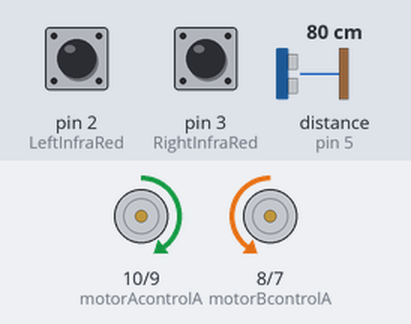
The sketch below on a simulated Arduino Uno, built with avr-gcc and run on an emulated ATmega328P. On the bench: motor-driver pin pairs drawn as motors (green arrow = first pin HIGH = forward, orange = second pin HIGH = backward, longer = more drive, scaled by the enable pin). Wiring (inferred from the names in the program): ultrasonic range finder: trigger pin 4; echo pin 5. The test bench sets the inputs (shaded band); at power-on: pin 2 (LeftInfraRed) HIGH, pin 3 (RightInfraRed) HIGH, distance to the obstacle (sensor on pin 5) 80 cm. The echo pulse lasts 58.3 µs per cm.

Above: at 1.2 s.
1.3 s: pin 2 (LeftInfraRed) pulled LOW for 0.15 s
At 1.38 s:
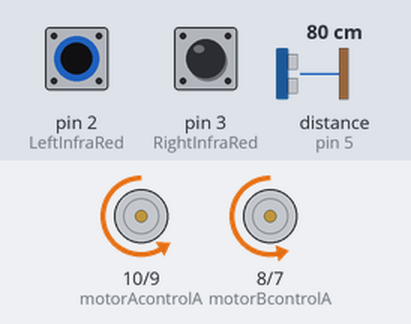
2.9 s: pin 3 (RightInfraRed) pulled LOW for 0.15 s
At 2.98 s:
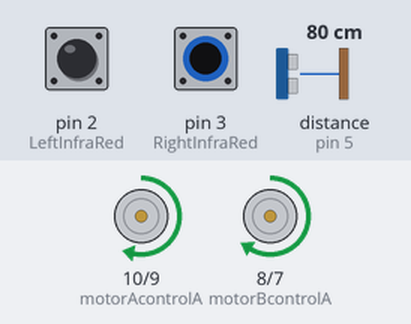
4.5 s: pin 3 (RightInfraRed) pulled LOW for 3.2 s
At 8.5 s:
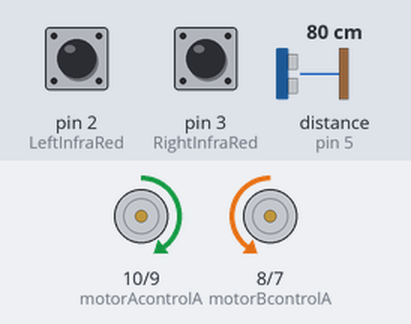
9.2 s: pin 2 (LeftInfraRed) pulled LOW for 3.2 s
At 9.7 s:
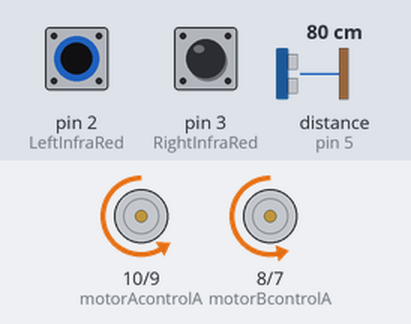
13.9 s: pin 2 (LeftInfraRed) driven LOW and pin 3 (RightInfraRed) driven LOW
At 14.3 s:
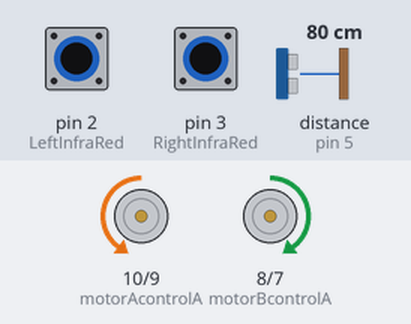
Timing chart, 0 to 16.4 s (numbered marks = the images above; inputs shaded):
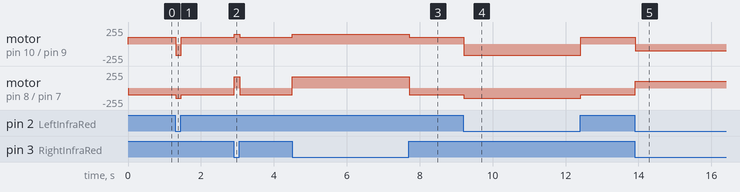

Measured:
- after the input at 1.3 s, motor on pin 10 (motorAcontrolA) / pin 9 (motorAcontrolB): forward 100/255 → backward 170/255 at once, → forward 100/255 0.15 s later; motor on pin 8 (motorBcontrolA) / pin 7 (motorBcontrolB): backward 100/255 → backward 150/255 at once, → backward 100/255 0.15 s later
- after the input at 2.9 s, motor on pin 10 (motorAcontrolA) / pin 9 (motorAcontrolB): forward 100/255 → forward 150/255 at once, → forward 100/255 0.15 s later; motor on pin 8 (motorBcontrolA) / pin 7 (motorBcontrolB): backward 100/255 → forward 170/255 at once, → backward 100/255 0.15 s later
- after the input at 4.5 s, motor on pin 10 (motorAcontrolA) / pin 9 (motorAcontrolB): forward 100/255 → forward 150/255 at once, → forward 100/255 3.2 s later; motor on pin 8 (motorBcontrolA) / pin 7 (motorBcontrolB): backward 100/255 → forward 170/255 at once, → backward 100/255 3.2 s later
- after the input at 9.2 s, motor on pin 10 (motorAcontrolA) / pin 9 (motorAcontrolB): forward 100/255 → backward 170/255 at once, → forward 100/255 3.2 s later; motor on pin 8 (motorBcontrolA) / pin 7 (motorBcontrolB): backward 100/255 → backward 150/255 at once, → backward 100/255 3.2 s later
- after the input at 13.9 s, motor on pin 10 (motorAcontrolA) / pin 9 (motorAcontrolB): forward 100/255 → backward 100/255 at once; motor on pin 8 (motorBcontrolA) / pin 7 (motorBcontrolB): backward 100/255 → forward 100/255 at once

The sketch:

WednesdayNew.ino
```cpp
#include <math.h>

const int motorAenable = 11;
const int motorAcontrolA = 10;
const int motorAcontrolB = 9;

const int motorBcontrolA = 8;
const int motorBcontrolB = 7;
const int motorBenable = 6;

const int LeftInfraRed = 2;
const int RightInfraRed = 3;

const int triggerPin = 4;
const int echoPin = 5;
float distanceFromObject = 5000;

int baseSpeed = 100;
int turnSpeed = 70;

//enum distance{CannotEvaluate,One,Two,Three,Four,Five,Six, Seven,Eight,Nine};
//distance distanceFromObject = Zero;
#include <math.h>
#define noPaverageseInterrupts 1
// Assignment of the sensor pins
#define S0 A2
#define S1 A1
#define S2 0
#define S3 1
#define sensorOut A0
/*Calibration values (must be updated before
 updatedbefore each use)*/
int redMax = 24390.25;
int redMin = 27776. ;

int blueMax = 17543.;
int blueMin  = 6756.56;

int redColor = 0;

int blueColor = 0;

int redFrequency = 0;
int redEdgeTime = 0;

int blueFrequency = 0;
int blueEdgeTime = 0;

bool redFlag = false;
bool blueFlag = false;

//Initialization of the loop
void evaluatingColour() {
 Serial.println("------------------------------");
 {
 /*Determination of the photodiode type during measurement
 S2/S3
 LOW/LOW=RED, LOW/HIGH=BLUE,
 HIGH/HIGH=GREEN, HIGH/LOW=CLEAR*/
 digitalWrite(S2, LOW);
 digitalWrite(S3, LOW);

 float(redEdgeTime) = pulseIn(sensorOut, LOW);;
 float(redFrequency) = (1 / (redEdgeTime / 1000000));
 redColor = map(redFrequency, redMax, redMin, 255, 0);
 if (redColor > 255) {
 redColor = 255;
 }
 if (redColor < 0) {
 redColor = 0;
 }
 /*Output of frequency mapped to 0-255*/
 Serial.print("Red Frequency: ");
 Serial.println(redFrequency);
 Serial.print("R = ");
 Serial.println(redColor);
 delay(100);
 }
 {
 digitalWrite(S2, LOW);
 digitalWrite(S3, HIGH);
 /*Frequency measurement of the specified color and its assignment to an RGB value between 0-255*/
 float(blueEdgeTime) = pulseIn(sensorOut, LOW);
 float(blueFrequency) = (1 / (blueEdgeTime / 1000000));
 blueColor = map(blueFrequency, blueMax, blueMin, 255, 0);
 if (blueColor > 255) {
 blueColor = 255;
 }
 if (blueColor < 0) {
 blueColor = 0;
 }
 /*Output of frequency mapped to 0-255*/
 Serial.print("Blue Frequency: ");
 Serial.println(blueFrequency);
 Serial.print("B = ");
 Serial.println(blueColor);
 delay(100);
 }
 Serial.println("------------------------------");
 delay(100);

if(redColor==255 && blueColor==0){
  Serial.println("No Object Detected");
  delay(200);
}else if(redColor<255 && blueColor==0){
    Serial.println("Red Detected");
    delay(200);
}else if(redColor<=255 && blueColor>0){
    Serial.println("Blue Detected");
    delay(200);

}


 Serial.println("------------------------------");
 delay(1000);
}

void motorAForward(int speedA) {
  analogWrite(motorAenable, speedA);
  digitalWrite(motorAcontrolA, LOW);
  digitalWrite(motorAcontrolB, HIGH);
}

void motorBForward(int speedB) {
  analogWrite(motorBenable, speedB);
  digitalWrite(motorBcontrolA, HIGH);
  digitalWrite(motorBcontrolB, LOW);
}

void motorABackward(int speedA) {
  analogWrite(motorAenable, speedA);
  digitalWrite(motorAcontrolA, HIGH);
  digitalWrite(motorAcontrolB, LOW);
}

void motorBBackward(int speedB) {
  analogWrite(motorBenable, speedB);
  digitalWrite(motorBcontrolA, LOW);
  digitalWrite(motorBcontrolB, HIGH);
}

void backward(int speed) {
  motorABackward(speed);
  motorBBackward(speed);
}

void motorAStop() {
  analogWrite(motorAenable, 0);
}

void motorBStop() {
  analogWrite(motorBenable, 0);
}

void forward(int carSpeed) {
  motorAForward(carSpeed);
  motorBForward(carSpeed);
}

void stop() {
  motorAStop();
  motorBStop();
}

void turn180() {
  motorABackward(baseSpeed);
  motorBForward(baseSpeed);
  delay(1000);  // Adjust this delay based on your motor speed and desired turn time
  stop();
}

void decelerate() {
  for (int i = baseSpeed; i > 0; i -= 20) {
    forward(i);
    delay(100);
  }
  stop();
}

void parkCar() {
  backward(baseSpeed);  // Go backward
  delay(1000);  // Adjust the delay for the desired distance
  stop();

  turnLeft45();  // Turn 45 degrees to the left
  delay(500);  // Allow time for turning

  backward(baseSpeed);  // Go backward again
  delay(1000);  // Adjust the delay for the desired distance
  stop();
}

void avoidObstacle() {
  backward(baseSpeed);  // Go backward
  delay(500);  // Adjust the delay for the desired distance
  stop();
  delay(500);  // Short pause

  turnLeft45();  // Turn 45 degrees to the left
  delay(500);  // Allow time for turning
  stop();
  delay(500);  // Short pause

  forward(baseSpeed);  // Go forward
  delay(1500);  // Adjust the delay for the desired distance
  stop();
  delay(500);  // Short pause

  turnRight45();  // Turn 45 degrees to the right
  delay(500);  // Allow time for turning
  stop();
  delay(500);  // Short pause

  forward(baseSpeed);  // Go forward
  delay(1000);  // Adjust the delay for the desired distance
  stop();
  delay(500);  // Short pause

  turnRight45();  // Turn 45 degrees to the right
  delay(500);  // Allow time for turning
  stop();
  delay(500);  // Short pause

  forward(baseSpeed);  // Go straight
  delay(1000);  // Adjust the delay for the desired distance
  stop();
  delay(500);  // Short pause

  turnLeft45();  // Turn 45 degrees to the left
  delay(500);  // Allow time for turning
  stop();
}

// Function to turn right by 45 degrees
void turnRight45() {
  motorBForward(baseSpeed);
  motorABackward(baseSpeed);
  delay(250);  // Adjust this delay based on your motor speed and desired turn time for a 45 degree turn
  stop();
}

// Function to turn left by 45 degrees
void turnLeft45() {
  motorAForward(baseSpeed);
  motorBBackward(baseSpeed);
  delay(250);  // Adjust this delay based on your motor speed and desired turn time for a 45 degree turn
  stop();
}

void activateTriggerPin() {
  digitalWrite(triggerPin, LOW);
  delayMicroseconds(2);
  digitalWrite(triggerPin, HIGH);
  delayMicroseconds(10);
  digitalWrite(triggerPin, LOW);
}

float measureDistance() {
  activateTriggerPin();
  long travelTime = pulseIn(echoPin, HIGH,30000);
  return travelTime * 0.034 / 2;  // Distance in mm
}

void obstacleManagement() {
  distanceFromObject = measureDistance();
  if (distanceFromObject<=4 && distanceFromObject>= 5 ){
          stop();

    delay(10);

    evaluatingColour();


  }
}


void setup() {
  Serial.begin(9600);

  pinMode(motorAcontrolA, OUTPUT);
  pinMode(motorAcontrolB, OUTPUT);
  pinMode(motorBcontrolA, OUTPUT);
  pinMode(motorBcontrolB, OUTPUT);
  pinMode(motorAenable, OUTPUT);
  pinMode(motorBenable, OUTPUT);

  pinMode(LeftInfraRed, INPUT);
  pinMode(RightInfraRed, INPUT);

  pinMode(triggerPin, OUTPUT);
  pinMode(echoPin, INPUT);

 /*definition of the sensor pins*/
 pinMode(S0, OUTPUT);
 pinMode(S1, OUTPUT);
 pinMode(S2, OUTPUT);
 pinMode(S3, OUTPUT);
 pinMode(sensorOut, INPUT);

 digitalWrite(S0, HIGH);
 digitalWrite(S1, LOW);

  analogWrite(motorAenable, 255);
  analogWrite(motorBenable, 255);
}

void loop() {
  int RightInfraRedValue = digitalRead(RightInfraRed);
  int LeftInfraRedValue = digitalRead(LeftInfraRed);

  obstacleManagement();

  if (LeftInfraRedValue == LOW && RightInfraRedValue == LOW) {
    forward(baseSpeed);  // Black line detected, go straight
    //avoidObject();
  } else if (LeftInfraRedValue == HIGH && RightInfraRedValue == LOW) {  // Left sensor off the line, right sensor on the line, turn left
    motorABackward(150);                                                //reduce speed of left motor
    motorBForward(baseSpeed + turnSpeed);                               //increase speed of right motor
  } else if (LeftInfraRedValue == LOW && RightInfraRedValue == HIGH) {  //// Right sensor off the line, left sensor on the line, turn right
    motorAForward(baseSpeed + turnSpeed);                               //increase speed of left motor
    motorBBackward(150);                                                //reduce speed of right motor
  } else {                                                              //error meaning both sensors are not finding a black line, meaning car is off tracks
    backward(baseSpeed);  //reduce speed of right motor
  }
}
```
